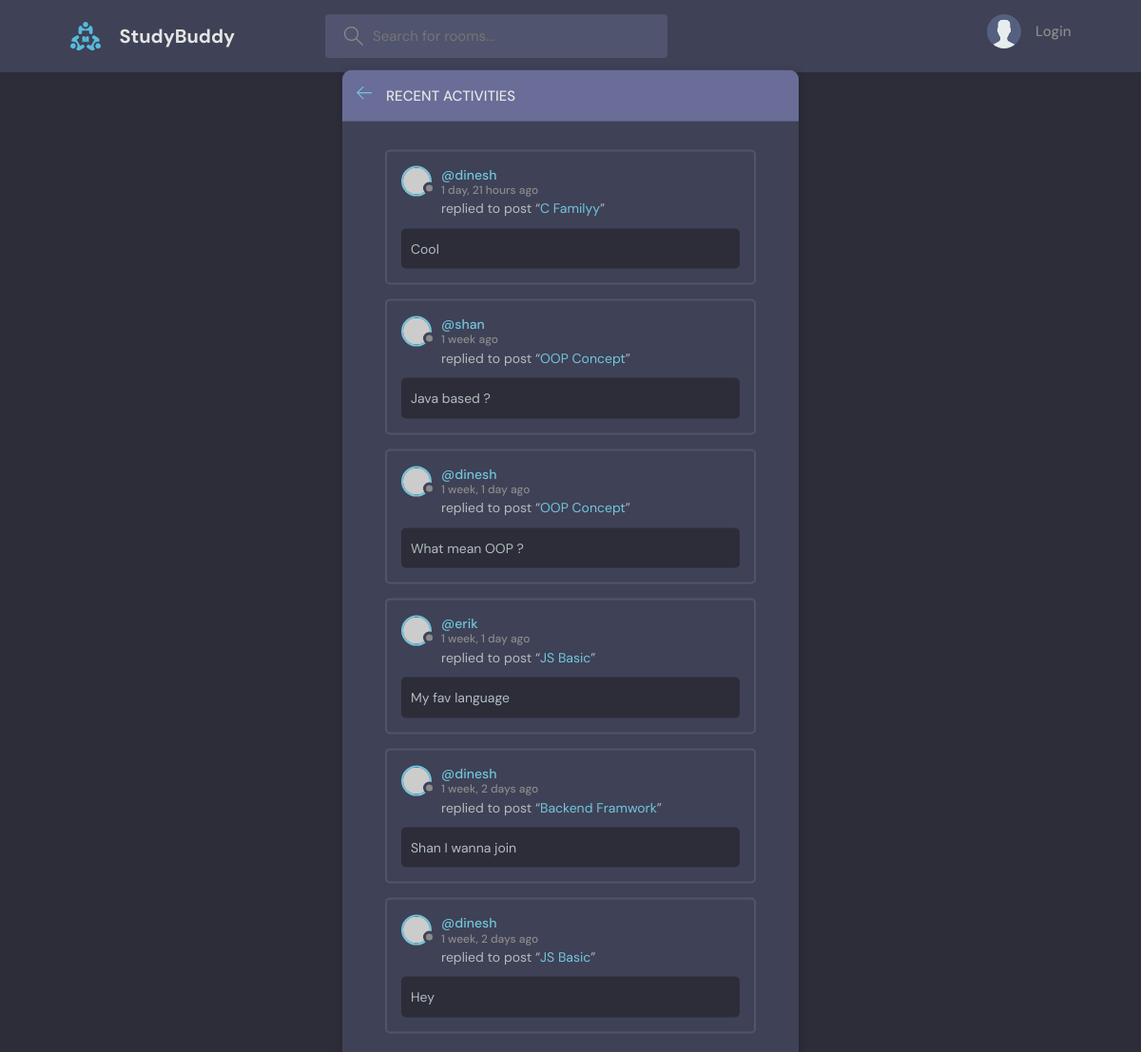
The page /activity/ on the database as committed earlier.
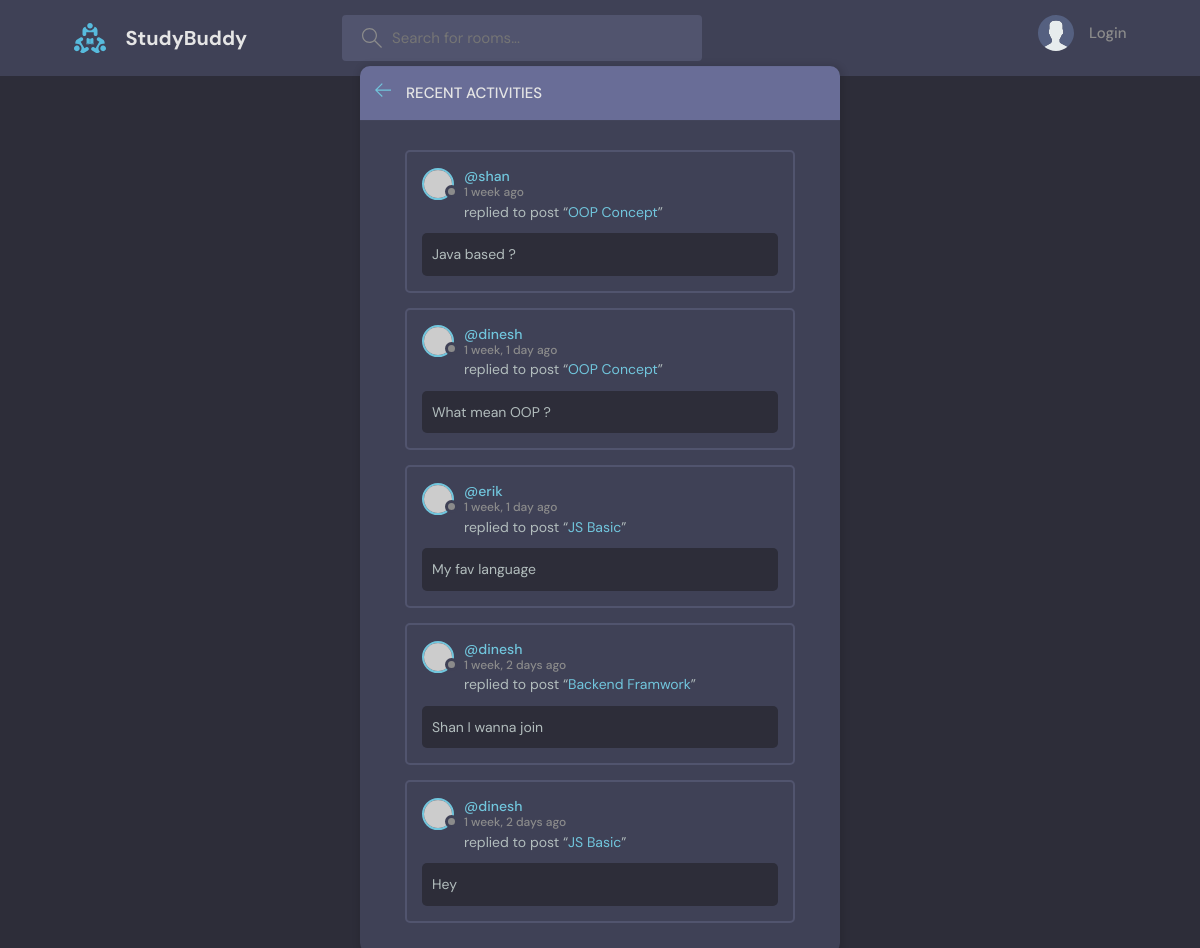
The same page on the database as committed later.
### base/models.py (models this page shows, shortened)
class Message(models.Model):
    user = models.ForeignKey(User, on_delete=models.CASCADE)
    room = models.ForeignKey(Room, on_delete=models.CASCADE)
    body = models.TextField()
    updated = models.DateTimeField(auto_now=True)
    created = models.DateTimeField(auto_now_add=True)
    class Meta:
        ordering = ['-updated','-created']

class Room(models.Model):
    host = models.ForeignKey(User, on_delete=models.SET_NULL, null=True)
    topic = models.ForeignKey(Topic, on_delete=models.SET_NULL, null=True)
    name = models.CharField(max_length=200)
    description = models.TextField(null=True, blank=True)
    participants = models.ManyToManyField(User, related_name='participants', blank=True)
    updated = models.DateTimeField(auto_now=True)
    created = models.DateTimeField(auto_now_add=True)
    class Meta:
        ordering = ['-updated','-created']

### base/views.py (the view)
# urls.py: path('activity/', views.activityPage, name="activity"),
def activityPage(request):
    room_messages = Message.objects.all()
    return render(request, 'base/activity.html', {'room_messages': room_messages})

### base/templates/base/activity.html (shortened to what this page needs)
{% extends 'main.html' %}
{% block content %}
    <main class="layout">
      <div class="container">
        <div class="layout__box">
          <div class="layout__boxHeader">
            <div class="layout__boxTitle">
              <a href="{% url 'home' %}">
                <svg version="1.1" xmlns="http://www.w3.org/2000/svg" width="32" height="32" viewBox="0 0 32 32">
                  <title>arrow-left</title>
                  <path
                    d="M13.723 2.286l-13.723 13.714 13.719 13.714 1.616-1.611-10.96-10.96h27.625v-2.286h-27.625l10.965-10.965-1.616-1.607z"
                  ></path>
                </svg>
              </a>
              <h3>Recent Activities</h3>
            </div>
          </div>
          <div class="activities-page layout__body">
            {% for message in room_messages %}
            <div class="activities__box">
              <div class="activities__boxHeader roomListRoom__header">
                <a href="{% url 'user-profile' message.user.id %}" class="roomListRoom__author">
                  <div class="avatar avatar--small">
                    <img src="https://randomuser.me/api/portraits/women/11.jpg" />
                  </div>
                  <p>
                    @{{message.user}}
                    <span>{{message.created|timesince}} ago</span>
                  </p>
                </a>
              </div>
              <div class="activities__boxContent">
                <p>replied to post “<a href="{% url 'room' message.room.id %}">{{message.room.name}}</a>”</p>
                <div class="activities__boxRoomContent">
                 {{message.body}}
                </div>
              </div>
            </div>
            {% endfor %}
          </div>
        </div>
      </div>
    </main>
{% endblock %}

### templates/main.html (shortened to what this page needs)
<!DOCTYPE html>
{% load static %}
<html lang="en">
  <head>
    <link rel="stylesheet" href="{% static 'styles/style.css' %}" />
  </head>
  <body>
    {% include 'navbar.html' %}
    {% block content %}
    {% endblock %}
  </body>
</html>

### templates/navbar.html (shortened to what this page needs)
{% load static %}
<header class="header header--loggedIn">
    <div class="container">
      <a href="{% url 'home' %}" class="header__logo">
        <img src="{% static 'images/logo.svg' %}" />
        <h1>StudyBuddy</h1>
      </a>
      <form class="header__search" method="GET" action="{% url 'home' %}">
        <label>
          <input name="q" placeholder="Search for rooms..." />
        </label>
      </form>
      <nav class="header__menu">
        {% if request.user.is_authenticated %}
        <div class="header__user">
          <a href="{% url 'update-user' %}">
            <div class="avatar avatar--medium active">
              <img src="https://randomuser.me/api/portraits/men/37.jpg" />
            </div>
            <p> @{{request.user.username}} <span>@{{request.user.username}}</span></p>
          </a>
          <button class="dropdown-button">
            <svg version="1.1" xmlns="http://www.w3.org/2000/svg" width="32" height="32" viewBox="0 0 32 32">
              <title>chevron-down</title>
              <path d="M16 21l-13-13h-3l16 16 16-16h-3l-13 13z"></path>
            </svg>
          </button>
        </div>
        {% else %}
        <a href="{% url 'login' %}">
          <img src="{% static 'images/avatar.svg' %}" />
          <p>Login</p>
        </a>
            {% endif %}
      </nav>
    </div>
</header>

### static/styles/style.css (style rules this page uses)
:root { --color-main: #71c6dd; --color-main-light: #e1f6fb; --color-dark: #3f4156; --color-dark-medium: #51546e; --color-dark-light: #696d97; --color-light: #e5e5e5; --color-gray: #8b8b8b; --color-light-gray: #b2bdbd; --color-bg: #2d2d39; --color-success: #5dd693; --color-error: #fc4b0b; }
* { font-family: "DM Sans", -apple-system, BlinkMacSystemFont, "Segoe UI", Roboto, Oxygen, Ubuntu, Cantarell, "Open Sans", "Helvetica Neue", sans-serif; margin: 0; padding: 0; box-sizing: border-box; text-rendering: optimizeLegibility; font-size: inherit; }
html { font-size: 56.25%; }
@media only screen and (min-width: 1200px) { html { font-size: 62.5%; } }
body { line-height: 1.6; font-weight: 400; font-size: 1.5rem; color: var(--color-light-gray); background-color: var(--color-bg); min-height: 100vh; }
img { width: 100%; }
a { display: inline-block; color: var(--color-main); text-decoration: none; }
.container { max-width: 120rem; width: 90%; margin: auto; }
.avatar { position: relative; display: inline-block; border-radius: 50%; border: 2px solid var(--color-main); }
.avatar img { display: block; border-radius: 50%; object-fit: cover; object-position: center; }
.avatar::after { content: ""; display: block; position: absolute; background-color: var(--color-gray); z-index: 111; border-radius: 50%; border: 0.3rem solid var(--color-dark); }
.avatar.avatar--small img { width: 2.8rem; height: 2.8rem; }
.avatar.avatar--small:after { width: 0.7rem; height: 0.7rem; bottom: 0px; right: -6px; }
.header { padding: 1.5rem; background-color: var(--color-dark); }
.header > .container { display: flex; gap: 9.5rem; }
.header__logo, .header__user { display: flex; gap: 2rem; align-items: center; }
.header__logo > img { height: 3.2rem; width: 3.2rem; }
.header__logo > h1 { font-weight: 700; font-size: 2rem; color: var(--color-light); }
.header__search > label { background-color: var(--color-dark-medium); padding: 1.3rem 1rem; display: flex; align-items: center; gap: 1rem; border-radius: 4px; }
.header__search svg { fill: var(--color-gray); width: 2rem; height: 2rem; margin-left: 1rem; }
.header__search input { width: 30rem; background: transparent; border: none; outline: none; color: var(--color-light); }
.header__menu { margin-left: auto; position: relative; }
.header__menu a { display: flex; gap: 1.5rem; align-items: center; font-weight: 500; text-decoration: none; color: var(--color-gray); }
.header__menu img { height: 3.6rem; }
.header__menu p { line-height: 1.2; }
.layout { margin-top: 2.4rem; }
.layout > .container { display: flex; justify-content: space-between; align-items: flex-start; }
.layout__box { width: 90%; max-width: 48rem; min-height: 40rem; position: absolute; top: 50%; left: 50%; transform: translate(-50%, -46%); background-color: var(--color-dark); border-radius: 1rem; box-shadow: 1px 1px 6px 3px rgba(0, 0, 0, 0.1); overflow: hidden; }
.layout__boxHeader { display: flex; padding: 1.5rem; background-color: var(--color-dark-light); }
.layout__boxTitle { display: flex; gap: 1.5rem; align-items: center; }
.layout__boxTitle h3 { text-transform: uppercase; font-weight: 500; color: var(--color-light); }
.layout__boxTitle svg { width: 1.6rem; height: 1.6rem; fill: var(--color-main); }
.layout__body { margin: 3rem; }
.roomListRoom__header { display: flex; justify-content: space-between; align-items: center; }
.roomListRoom__author { font-weight: 500; display: flex; align-items: center; gap: 1rem; }
.activities__box { margin: 1.5rem; padding: 1.5rem; border: 2px solid var(--color-dark-medium); border-radius: 5px; }
.activities__boxHeader p { font-size: 1.4rem; line-height: 1.3; }
.activities__boxHeader p span { color: var(--color-gray); font-size: 1.2rem; display: block; }
.activities__boxContent { margin-left: 4.2rem; }
.activities__boxContent { font-size: 1.4rem; }
.activities__boxRoomContent { background: var(--color-bg); padding: 1rem; border-radius: 5px; margin-top: 1rem; margin-left: -4.2rem; }

Rows that differ between the two databases and show on the page:
removed Message: user "dinesh", created "1 day, 21 hours", room.name "C Familyy", body "Cool"
